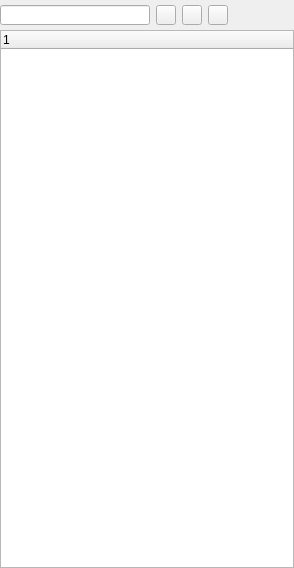
<?xml version="1.0" encoding="UTF-8"?>
<ui version="4.0">
 <class>LeftNaviMonitorList</class>
 <widget class="QWidget" name="LeftNaviMonitorList">
  <property name="geometry">
   <rect>
    <x>0</x>
    <y>0</y>
    <width>294</width>
    <height>568</height>
   </rect>
  </property>
  <property name="sizePolicy">
   <sizepolicy hsizetype="Expanding" vsizetype="Expanding">
    <horstretch>0</horstretch>
    <verstretch>0</verstretch>
   </sizepolicy>
  </property>
  <property name="windowTitle">
   <string>LeftNaviMonitorList</string>
  </property>
  <layout class="QVBoxLayout" name="verticalLayout">
   <property name="spacing">
    <number>0</number>
   </property>
   <property name="leftMargin">
    <number>0</number>
   </property>
   <property name="topMargin">
    <number>0</number>
   </property>
   <property name="rightMargin">
    <number>0</number>
   </property>
   <property name="bottomMargin">
    <number>0</number>
   </property>
   <item>
    <widget class="QWidget" name="widget_search" native="true">
     <property name="sizePolicy">
      <sizepolicy hsizetype="Expanding" vsizetype="Expanding">
       <horstretch>0</horstretch>
       <verstretch>0</verstretch>
      </sizepolicy>
     </property>
     <property name="minimumSize">
      <size>
       <width>0</width>
       <height>30</height>
      </size>
     </property>
     <property name="maximumSize">
      <size>
       <width>16777215</width>
       <height>30</height>
      </size>
     </property>
     <layout class="QHBoxLayout" name="horizontalLayout">
      <property name="spacing">
       <number>6</number>
      </property>
      <property name="leftMargin">
       <number>0</number>
      </property>
      <property name="topMargin">
       <number>0</number>
      </property>
      <property name="rightMargin">
       <number>0</number>
      </property>
      <property name="bottomMargin">
       <number>0</number>
      </property>
      <item>
       <widget class="QLineEdit" name="lineEdit">
        <property name="minimumSize">
         <size>
          <width>150</width>
          <height>20</height>
         </size>
        </property>
        <property name="maximumSize">
         <size>
          <width>150</width>
          <height>20</height>
         </size>
        </property>
       </widget>
      </item>
      <item>
       <widget class="QPushButton" name="pushButton_3">
        <property name="sizePolicy">
         <sizepolicy hsizetype="Fixed" vsizetype="Fixed">
          <horstretch>0</horstretch>
          <verstretch>0</verstretch>
         </sizepolicy>
        </property>
        <property name="minimumSize">
         <size>
          <width>20</width>
          <height>20</height>
         </size>
        </property>
        <property name="maximumSize">
         <size>
          <width>20</width>
          <height>20</height>
         </size>
        </property>
        <property name="toolTip">
         <string>查询</string>
        </property>
        <property name="text">
         <string/>
        </property>
        <property name="icon">
         <iconset resource="IntelligentMonitor.qrc">
          <normaloff>:/IntelligentMonitor/Resources/image/srch_1.png</normaloff>:/IntelligentMonitor/Resources/image/srch_1.png</iconset>
        </property>
        <property name="iconSize">
         <size>
          <width>20</width>
          <height>20</height>
         </size>
        </property>
       </widget>
      </item>
      <item>
       <widget class="QPushButton" name="pushButton">
        <property name="sizePolicy">
         <sizepolicy hsizetype="Fixed" vsizetype="Fixed">
          <horstretch>0</horstretch>
          <verstretch>0</verstretch>
         </sizepolicy>
        </property>
        <property name="minimumSize">
         <size>
          <width>20</width>
          <height>20</height>
         </size>
        </property>
        <property name="maximumSize">
         <size>
          <width>20</width>
          <height>20</height>
         </size>
        </property>
        <property name="toolTip">
         <string>设置车辆显示</string>
        </property>
        <property name="text">
         <string/>
        </property>
        <property name="icon">
         <iconset resource="IntelligentMonitor.qrc">
          <normaloff>:/IntelligentMonitor/Resources/image/srch_2.png</normaloff>:/IntelligentMonitor/Resources/image/srch_2.png</iconset>
        </property>
        <property name="iconSize">
         <size>
          <width>20</width>
          <height>20</height>
         </size>
        </property>
       </widget>
      </item>
      <item>
       <widget class="QPushButton" name="pushButton_2">
        <property name="sizePolicy">
         <sizepolicy hsizetype="Fixed" vsizetype="Fixed">
          <horstretch>0</horstretch>
          <verstretch>0</verstretch>
         </sizepolicy>
        </property>
        <property name="minimumSize">
         <size>
          <width>20</width>
          <height>20</height>
         </size>
        </property>
        <property name="maximumSize">
         <size>
          <width>20</width>
          <height>20</height>
         </size>
        </property>
        <property name="toolTip">
         <string>设置邮箱参数</string>
        </property>
        <property name="text">
         <string/>
        </property>
        <property name="icon">
         <iconset resource="IntelligentMonitor.qrc">
          <normaloff>:/IntelligentMonitor/Resources/image/srch_3.png</normaloff>:/IntelligentMonitor/Resources/image/srch_3.png</iconset>
        </property>
        <property name="iconSize">
         <size>
          <width>20</width>
          <height>20</height>
         </size>
        </property>
       </widget>
      </item>
      <item>
       <spacer name="horizontalSpacer">
        <property name="orientation">
         <enum>Qt::Horizontal</enum>
        </property>
        <property name="sizeHint" stdset="0">
         <size>
          <width>40</width>
          <height>20</height>
         </size>
        </property>
       </spacer>
      </item>
     </layout>
    </widget>
   </item>
   <item>
    <widget class="QTreeWidget" name="treeWidget_car">
     <column>
      <property name="text">
       <string notr="true">1</string>
      </property>
     </column>
    </widget>
   </item>
  </layout>
 </widget>
 <layoutdefault spacing="6" margin="11"/>
 <resources>
  <include location="IntelligentMonitor.qrc"/>
 </resources>
 <connections/>
</ui>
